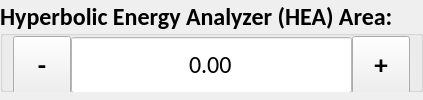
          <widget class="QWidget" name="hyper_energy_analyzer_3">
           <layout class="QVBoxLayout" name="verticalLayout_43">
            <property name="spacing">
             <number>0</number>
            </property>
            <property name="leftMargin">
             <number>0</number>
            </property>
            <property name="topMargin">
             <number>0</number>
            </property>
            <property name="rightMargin">
             <number>0</number>
            </property>
            <property name="bottomMargin">
             <number>0</number>
            </property>
            <item alignment="Qt::AlignTop">
             <widget class="QGroupBox" name="hea_area_gb">
              <property name="minimumSize">
               <size>
                <width>394</width>
                <height>92</height>
               </size>
              </property>
              <property name="maximumSize">
               <size>
                <width>16777215</width>
                <height>92</height>
               </size>
              </property>
              <property name="font">
               <font>
                <family>Calibri</family>
                <pointsize>18</pointsize>
                <weight>75</weight>
                <bold>true</bold>
               </font>
              </property>
              <property name="styleSheet">
               <string notr="true"/>
              </property>
              <property name="title">
               <string>Hyperbolic Energy Analyzer (HEA) Area:</string>
              </property>
              <property name="alignment">
               <set>Qt::AlignLeading|Qt::AlignLeft|Qt::AlignVCenter</set>
              </property>
              <layout class="QHBoxLayout" name="horizontalLayout_16">
               <property name="spacing">
                <number>0</number>
               </property>
               <property name="leftMargin">
                <number>10</number>
               </property>
               <property name="topMargin">
                <number>0</number>
               </property>
               <property name="rightMargin">
                <number>10</number>
               </property>
               <property name="bottomMargin">
                <number>0</number>
               </property>
               <item>
                <widget class="QToolButton" name="hea_area_minus_btn">
                 <property name="minimumSize">
                  <size>
                   <width>58</width>
                   <height>58</height>
                  </size>
                 </property>
                 <property name="maximumSize">
                  <size>
                   <width>58</width>
                   <height>58</height>
                  </size>
                 </property>
                 <property name="font">
                  <font>
                   <pointsize>20</pointsize>
                   <weight>75</weight>
                   <bold>true</bold>
                  </font>
                 </property>
                 <property name="text">
                  <string>-</string>
                 </property>
                </widget>
               </item>
               <item>
                <widget class="QDoubleSpinBox" name="hea_area_output">
                 <property name="minimumSize">
                  <size>
                   <width>0</width>
                   <height>58</height>
                  </size>
                 </property>
                 <property name="maximumSize">
                  <size>
                   <width>1000</width>
                   <height>58</height>
                  </size>
                 </property>
                 <property name="font">
                  <font>
                   <family>Calibri</family>
                   <pointsize>18</pointsize>
                   <weight>50</weight>
                   <bold>false</bold>
                  </font>
                 </property>
                 <property name="focusPolicy">
                  <enum>Qt::NoFocus</enum>
                 </property>
                 <property name="layoutDirection">
                  <enum>Qt::LeftToRight</enum>
                 </property>
                 <property name="styleSheet">
                  <string notr="true">QDoubleSpinBox {
	background-color: #FFFFFF;
}</string>
                 </property>
                 <property name="alignment">
                  <set>Qt::AlignCenter</set>
                 </property>
                 <property name="readOnly">
                  <bool>true</bool>
                 </property>
                 <property name="buttonSymbols">
                  <enum>QAbstractSpinBox::NoButtons</enum>
                 </property>
                 <property name="correctionMode">
                  <enum>QAbstractSpinBox::CorrectToPreviousValue</enum>
                 </property>
                 <property name="showGroupSeparator" stdset="0">
                  <bool>false</bool>
                 </property>
                 <property name="decimals">
                  <number>2</number>
                 </property>
                 <property name="minimum">
                  <double>-10000.000000000000000</double>
                 </property>
                 <property name="maximum">
                  <double>10000.000000000000000</double>
                 </property>
                 <property name="singleStep">
                  <double>1.000000000000000</double>
                 </property>
                </widget>
               </item>
               <item>
                <widget class="QToolButton" name="hea_area_plus_btn">
                 <property name="minimumSize">
                  <size>
                   <width>58</width>
                   <height>58</height>
                  </size>
                 </property>
                 <property name="maximumSize">
                  <size>
                   <width>16777215</width>
                   <height>58</height>
                  </size>
                 </property>
                 <property name="font">
                  <font>
                   <pointsize>20</pointsize>
                   <weight>75</weight>
                   <bold>true</bold>
                  </font>
                 </property>
                 <property name="focusPolicy">
                  <enum>Qt::NoFocus</enum>
                 </property>
                 <property name="text">
                  <string>+</string>
                 </property>
                </widget>
               </item>
              </layout>
             </widget>
            </item>
           </layout>
          </widget>
